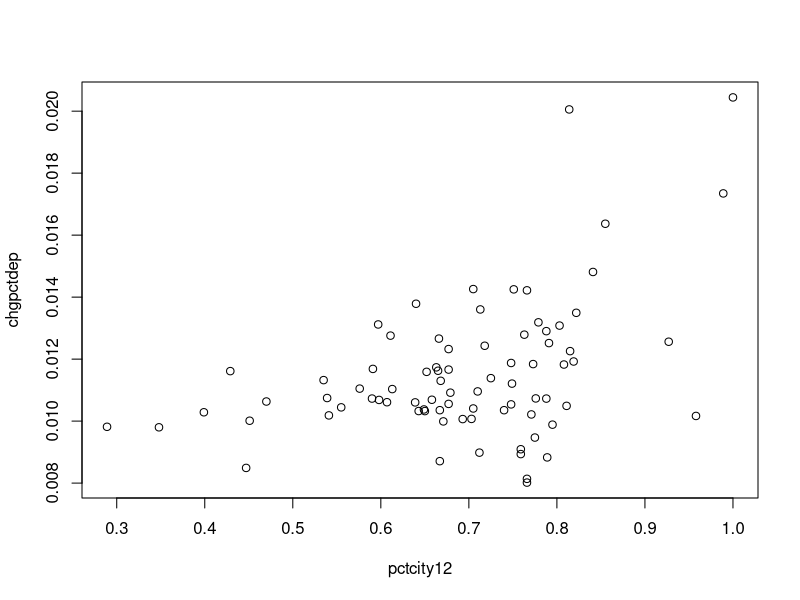
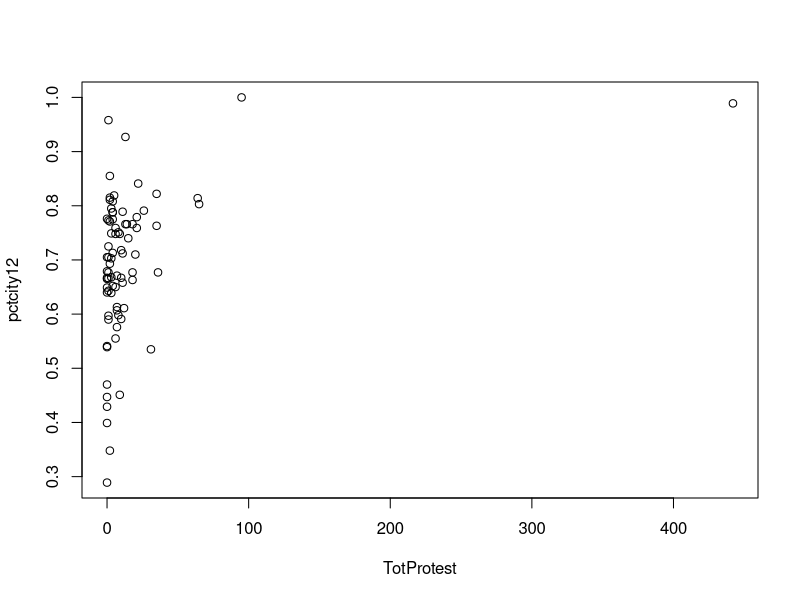
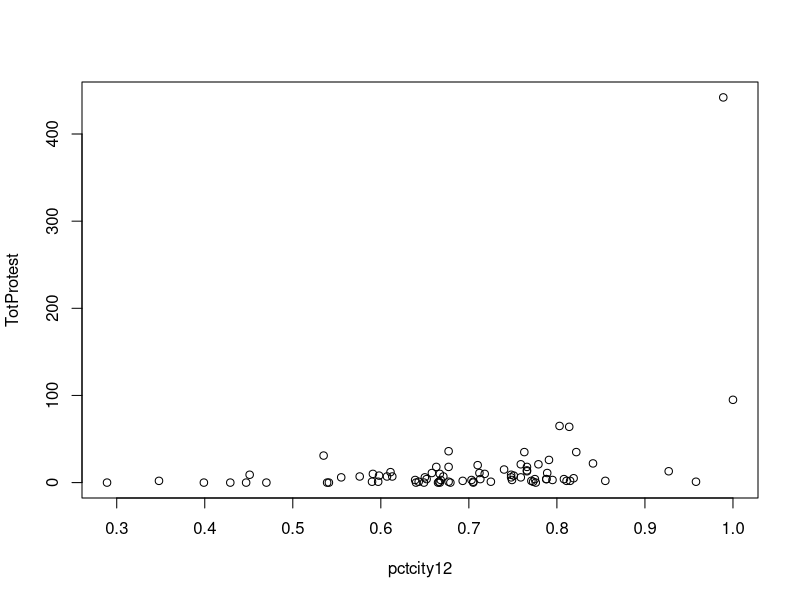

The R script that drew these images, in order: (Note: this script raises an error after producing the figures.)
data5 <- read.csv("DataSet2.csv")
attach(data5)
cor(pctdpngov2013, pctrur12)
cor(chgpctdep, pctrur12)
cor(pctdpngov2013, pctcity12)
regress.i <- lm(chgpctdep ~ TotProtest)
summary(regress.i)
cor(chgpctdep, pctcity12)
cor(TotProtest, pctcity12)
plot(x=pctcity12, y=chgpctdep)

cor(TotProtest, pctcity12)
plot(TotProtest, pctcity12)
plot(pctcity12, TotProtest)

regress.s <- lm(pctchgtrn ~ TotProtest + pctcity12 + GRPpc + GRPgrowth + IBE + poverty + pop + marginvic)
summary(regress.s)




cor(chgpctdep, marginvic)
cor(pctchgtrn, TotProtest)
cor(pctchgtrn, marginvic)
cor(pctchgtrn, pctcity12)
cor(pctchgtrn, GRPgrowth)
regress.r <- lm(pctchgtrn ~ TotProtest)
summary(regress.r)

?lm
cor(EQ2013, GovTrn2013, use = "complete")

avg()
?average

logprotest <- log(TotProtest)
regress.g <- lm(pctchgtrn ~ logprotest)


log2 <- function(x) ifelse(x <= 0, 0, base::log(x))
model2 <- lm(pctchgtrn ~ log2(TotProtest))
summary(model2)



mean(pctdpngov2013)
mean(pctdpngov2012)
mean(pctchgtrn)
sum(GovTrn2013)
sum(GovTrn2012)
